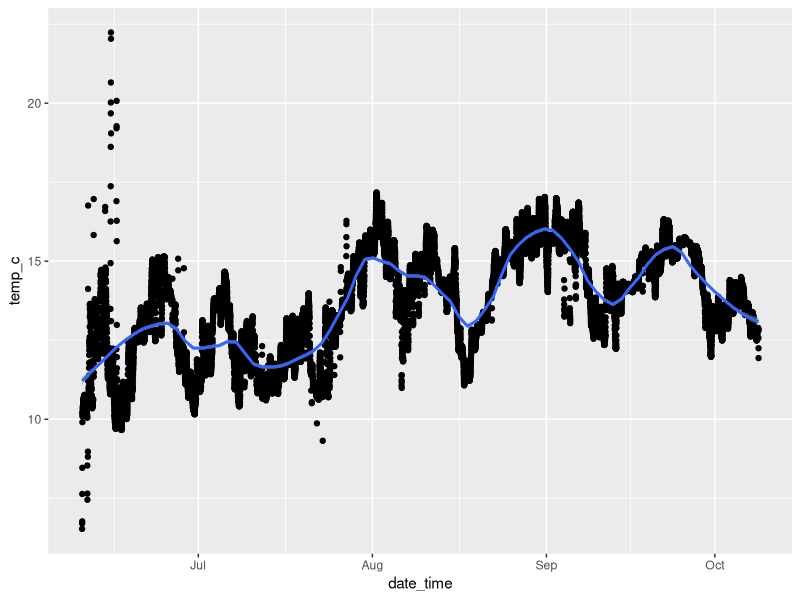
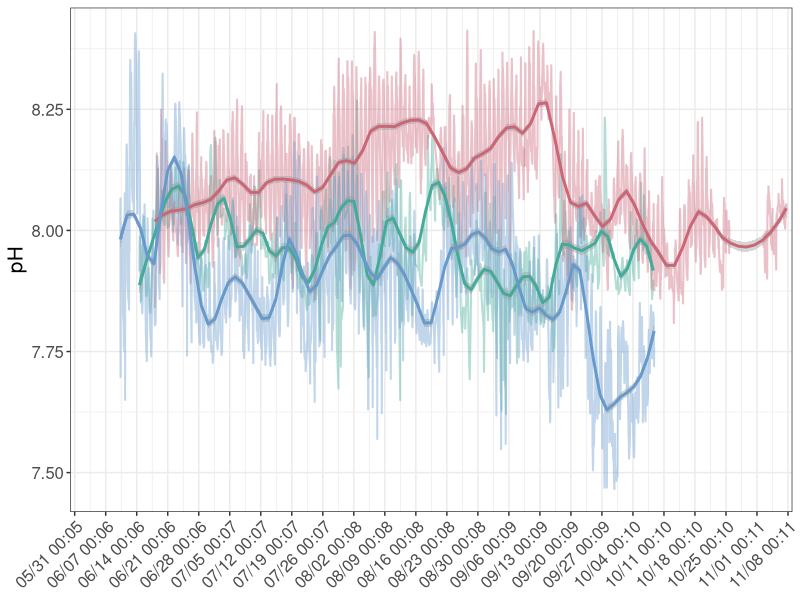
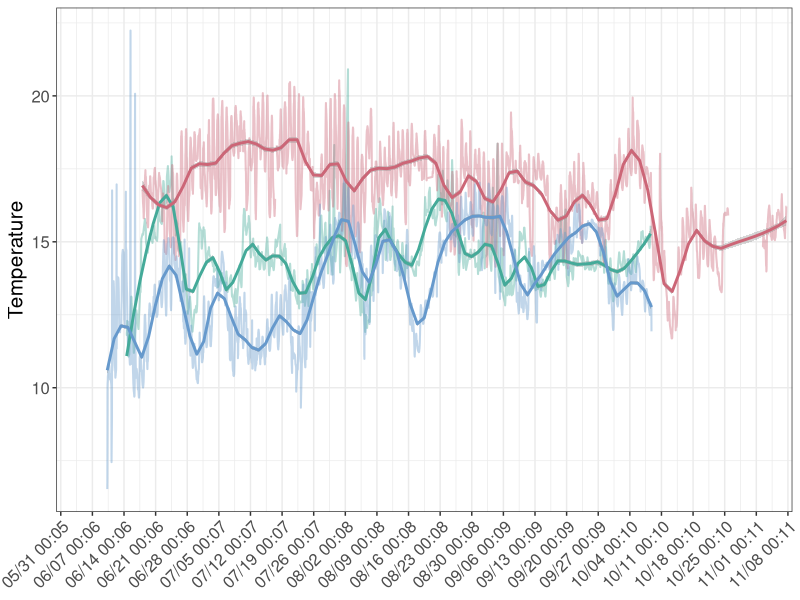
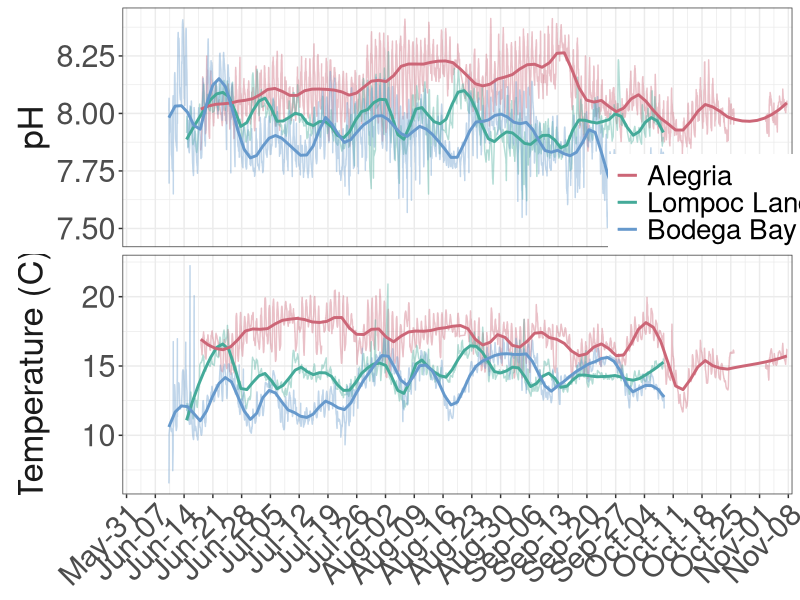
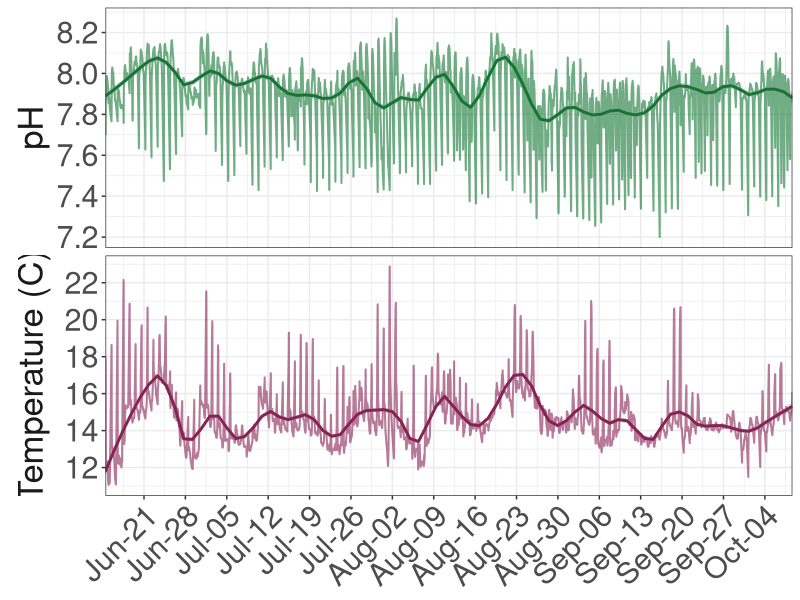
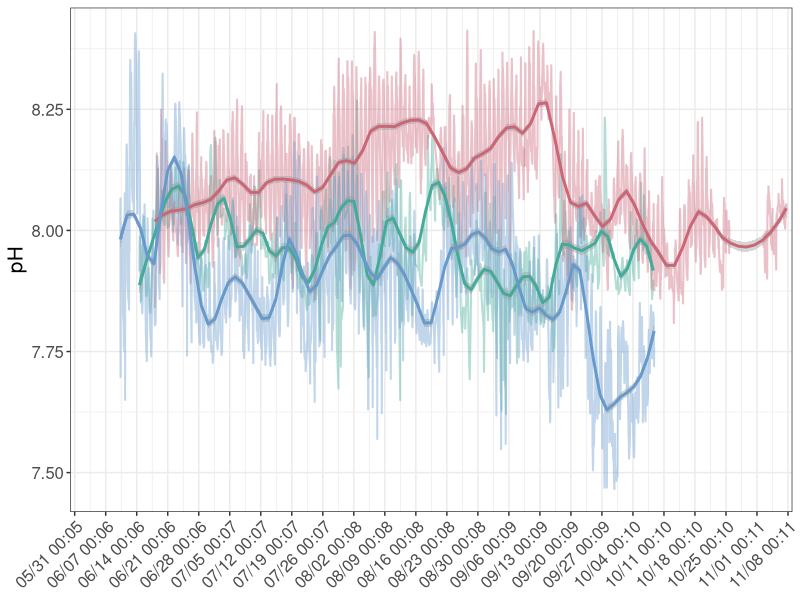
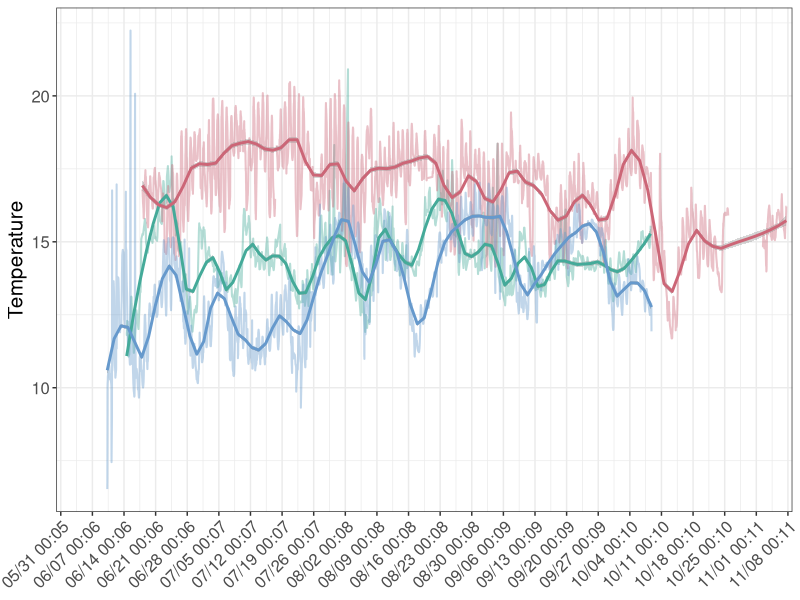
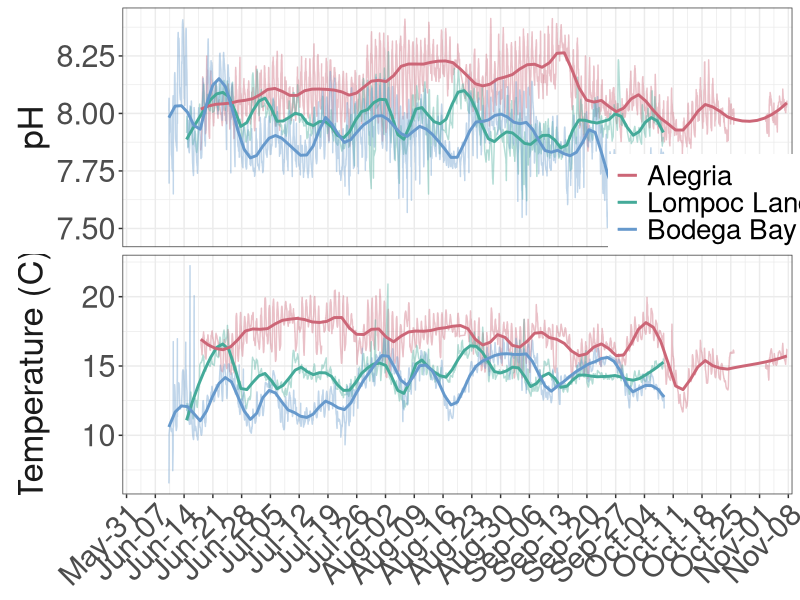

Reproduce these figures in R, in order.
## ---- chunk 1
knitr::opts_chunk$set(echo = TRUE,
                      messages = FALSE, 
                      error = FALSE,
                      warning = FALSE)

library(tidyverse)
library(here)
library(lubridate)
library(scales) #for plotting time series data
## ---- chunk 2
raw <- read_csv(here("data","sensors", "ph_clean.csv")) 

alg <- raw %>%
  filter(site=="Alegria")

lol <- raw %>%
  filter(site=="Lompoc Landing")

bml <- raw %>%
  filter(site=="Bodega Bay")
## ---- chunk 3
ggplot(bml, aes(x=date_time, y=temp_c)) +
  geom_point() +
  geom_smooth(method="loess", span=0.2) #span 0.3 looks similar to method="gam"
## ---- chunk 4
#set order for sites
raw$site <- factor(raw$site, levels=c("Lompoc Landing","Alegria","Bodega Bay"))

#set custom color for sites
pal <- c(
  "Alegria" = "#CC6677",
  "Lompoc Landing" = "#44AA99",
  "Bodega Bay" = "#6699CC"
)

#Set x axis limits
lims <- as.POSIXct(strptime(c("2021-05-30 00:00:00", "2021-11-08 23:45:00"), 
                   format = "%Y-%m-%d %H:%M:%S"))

#Run this for pH
ggplot(raw, aes(x=date_time, y=p_h, group=site)) +
  geom_line(aes(color=site), size=0.7, alpha=0.4) +
  scale_color_manual(values = pal) + #color lines by custom site color palette
  geom_smooth(aes(color=site), method="loess", span=0.1) +
  scale_x_datetime(breaks = scales::date_breaks("1 week"), 
                   labels = date_format("%m/%d %H:%m"),
                   limits = lims,
                   expand = c(0, 0)) +
  #xlab("Date and time") +
  ylab("pH") +
  theme_bw() +
  theme(axis.text.x=element_text(angle=45, vjust = 1, hjust=1, size=12),
        #element_text(angle=45, vjust = 1, hjust=1, size=12),
        axis.title.x=element_blank(),
        #element_text(size=15),
        axis.text.y=element_text(size=12),
        #axis.ticks.x=element_blank(),
        axis.title.y=element_text(size=15),
        legend.position = "none")

ggsave(here("figures", "sensors", "smooth_ph.png"), height=20, width=40, units="cm")

#Run this for temperature
ggplot(raw, aes(x=date_time, y=temp_c, group=site)) +
  geom_line(aes(color=site), size=0.7, alpha=0.4) +
  scale_color_manual(values = pal) + #color lines by custom site color palette
  geom_smooth(aes(color=site), method="loess", span=0.1) + 
  scale_x_datetime(breaks = scales::date_breaks("1 week"), 
                   labels = date_format("%m/%d %H:%m"),
                   limits=lims,
                   expand = c(0, 0)) +
  #xlab("Date and time") +
  ylab("Temperature") +
  theme_bw() +
  theme(axis.text.x=element_text(angle=45, vjust = 1, hjust=1, size=12),
        #element_text(angle=45, vjust = 1, hjust=1, size=12),
        axis.title.x=element_blank(),
        #element_text(size=15),
        axis.text.y=element_text(size=12),
        #axis.ticks.x=element_blank(),
        axis.title.y=element_text(size=15),
        legend.position = "none")

ggsave(here("figures", "sensors", "smooth_temp.png"), height=20, width=40, units="cm")
## ---- chunk 5
raw_combine <- raw %>%
  select(site, date_time, temp_c, p_h) %>%
  pivot_longer(cols=temp_c:p_h,
               names_to = "group",
               values_to = "value")

ggplot(raw_combine, aes(x=date_time, y=value, group=group, color=site)) +
  #geom_line(aes(color=site), size=0.7, alpha=0.2) +
  geom_line(aes(x=date_time, y=value, group=group), data = . %>% filter((site %in% c("Alegria"))), alpha=0.4) + #plot only ALG line
  geom_line(aes(x=date_time, y=value, group=group), data = . %>% filter((site %in% c("Lompoc Landing"))), alpha=0.4) + #plot only LOL
  geom_line(aes(x=date_time, y=value, group=group), data = . %>% filter((site %in% c("Bodega Bay"))), alpha=0.4) + #plot only BML
  geom_smooth(aes(group=site), method="loess", span=0.1, se=FALSE) + 
  scale_color_manual(values = pal) + #color lines by custom site color palette
  #geom_point(aes(color=group), size=0.5) +
  scale_x_datetime(breaks = date_breaks("1 week"),
                   labels = date_format("%b-%d"),
                   limits = lims,
                   # limits = as.POSIXct(strptime(c("2021-06-20 07:00",
                   #                                "2021-10-08 07:00"),
                   #                              format = "%Y-%m-%d %H:%M")),
                    # c(as.POSIXct("2021-06-14 00:07:30"),as.POSIXct("2021-10-08 00:07:00")),
                     expand = c(0, 0)) + 
  facet_grid(group ~ ., #facet wrap to create one panel for pH and one for temp
             scales = "free_y",
             switch="both",
             labeller = as_labeller(c(temp_c = "Temperature (C)", p_h = "pH"))) + #customize strip labels
  xlab("Date and time") +
  ylab(NULL) + #remove "Value" from Y axis label
  theme_bw() +
  theme(axis.text.x=element_text(angle=45, vjust = 1, hjust=1, size=22),
        #axis.title.x=element_text(size=25),
        axis.title.x=element_blank(),
        axis.text.y=element_text(size=22),
        legend.text=element_text(size=20),
        legend.title = element_blank(),
        #element_text(size=25),
        legend.position = c(0.91,0.60), #customize legend position on plot (bottom right)
        #legend.position = c(0.92,0.95) #put legend on top right of plot
        #legend.key.size = unit(4,"line"),
        #legend.key.height = unit(1,"cm"),
        strip.background = element_blank(), #remove strip background from facet_grid
        strip.text.y = element_text(size = 25),
        strip.placement = "outside") + #place the strip outside of the plot
  guides(colour = guide_legend(override.aes = list(size=5))) #make the legend line wider, for easier viewing

ggsave(here("figures", "sensors", "smooth_all.png"), height=20, width=40, units="cm")
## ---- chunk 6
#Read in LOL data
lol_all <- read_csv(here("data","sensors", "lol_all.csv"))

lol_prep <- lol_all %>%
  select(date_time, temp_c, p_h) %>%
  pivot_longer(cols=temp_c:p_h,
               names_to = "group",
               values_to = "value")

count <- 1
breaks_fun <- function(x) {
  count <<- count + 1L
  switch(
    count,
    c(7.2, 7.6, 8.0, 8.6),
    c(5, 10, 15, 20),
  )
}

ggplot(lol_prep, aes(x=date_time, y=value, group=group)) +
  geom_line(aes(color=group), size=0.7, alpha=0.6) +
  geom_smooth(aes(group=group, color=group), method="loess", span=0.1) + 
  scale_color_manual(values = c("#117733", "#882255")) + #color lines by custom site color palette
  scale_x_datetime(breaks = date_breaks("1 week"),
                   labels = date_format("%b-%d"), #b makes month label June and not 06
                   expand = c(0, 0)) + 
  facet_grid(group ~ ., #facet wrap to create one panel for pH and one for temp
             scales = "free",
             switch="both",
             labeller = as_labeller(c(temp_c = "Temperature (C)", p_h = "pH"))) + #customize strip labels
  xlab("Date and time") +
  ylab(NULL) + #remove "Value" from Y axis label
  scale_y_continuous(breaks = scales::pretty_breaks(6)) +
  theme_bw() +
  theme(axis.text.x=element_text(angle=45, vjust = 1, hjust=1, size=22),
        axis.title.x=element_blank(),
        axis.text.y=element_text(size=22),
        legend.position = "none",
        strip.background = element_blank(), #remove strip background from facet_grid
        strip.text.y = element_text(size = 25),
        strip.placement = "outside") + #place the strip outside of the plot
  guides(colour = guide_legend(override.aes = list(size=5))) #make the legend line wider, for easier viewing

ggsave(here("figures", "sensors", "smooth_lol.png"), height=20, width=40, units="cm")
